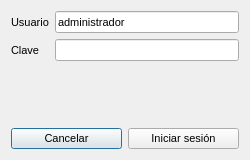
<?xml version="1.0" encoding="UTF-8"?>
<ui version="4.0">
 <class>LoginDialog</class>
 <widget class="QDialog" name="LoginDialog">
  <property name="geometry">
   <rect>
    <x>0</x>
    <y>0</y>
    <width>250</width>
    <height>160</height>
   </rect>
  </property>
  <property name="minimumSize">
   <size>
    <width>250</width>
    <height>160</height>
   </size>
  </property>
  <property name="maximumSize">
   <size>
    <width>250</width>
    <height>160</height>
   </size>
  </property>
  <property name="font">
   <font>
    <pointsize>8</pointsize>
   </font>
  </property>
  <property name="windowTitle">
   <string>Dialog</string>
  </property>
  <layout class="QGridLayout" name="gridLayout_2">
   <item row="0" column="0" colspan="2">
    <layout class="QGridLayout" name="gridLayout">
     <item row="1" column="2">
      <widget class="QLineEdit" name="selectPassword">
       <property name="font">
        <font>
         <pointsize>8</pointsize>
        </font>
       </property>
       <property name="echoMode">
        <enum>QLineEdit::Password</enum>
       </property>
      </widget>
     </item>
     <item row="0" column="0">
      <widget class="QLabel" name="label">
       <property name="font">
        <font>
         <pointsize>8</pointsize>
         <weight>50</weight>
         <bold>false</bold>
        </font>
       </property>
       <property name="text">
        <string>Usuario</string>
       </property>
      </widget>
     </item>
     <item row="1" column="0">
      <widget class="QLabel" name="password_label">
       <property name="font">
        <font>
         <pointsize>8</pointsize>
         <weight>50</weight>
         <bold>false</bold>
        </font>
       </property>
       <property name="text">
        <string>Clave</string>
       </property>
      </widget>
     </item>
     <item row="2" column="2">
      <widget class="QLabel" name="error_password">
       <property name="font">
        <font>
         <pointsize>8</pointsize>
        </font>
       </property>
       <property name="text">
        <string/>
       </property>
      </widget>
     </item>
     <item row="0" column="2">
      <widget class="QLineEdit" name="selectUser">
       <property name="font">
        <font>
         <pointsize>8</pointsize>
        </font>
       </property>
       <property name="text">
        <string>administrador</string>
       </property>
      </widget>
     </item>
    </layout>
   </item>
   <item row="1" column="0">
    <widget class="QPushButton" name="cancel_button">
     <property name="font">
      <font>
       <pointsize>8</pointsize>
      </font>
     </property>
     <property name="text">
      <string>Cancelar</string>
     </property>
    </widget>
   </item>
   <item row="1" column="1">
    <widget class="QPushButton" name="login_button">
     <property name="font">
      <font>
       <pointsize>8</pointsize>
      </font>
     </property>
     <property name="text">
      <string>Iniciar sesión</string>
     </property>
    </widget>
   </item>
  </layout>
 </widget>
 <tabstops>
  <tabstop>selectPassword</tabstop>
  <tabstop>login_button</tabstop>
  <tabstop>cancel_button</tabstop>
 </tabstops>
 <resources/>
 <connections/>
</ui>
